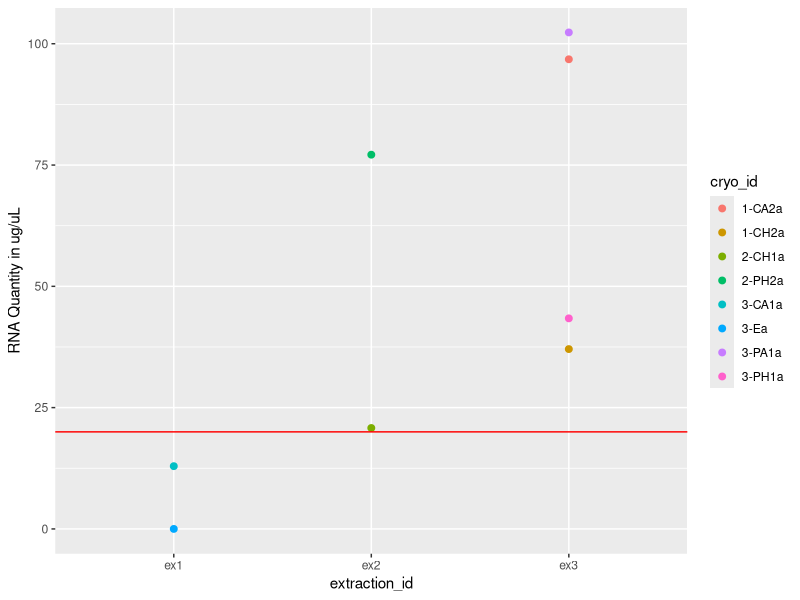
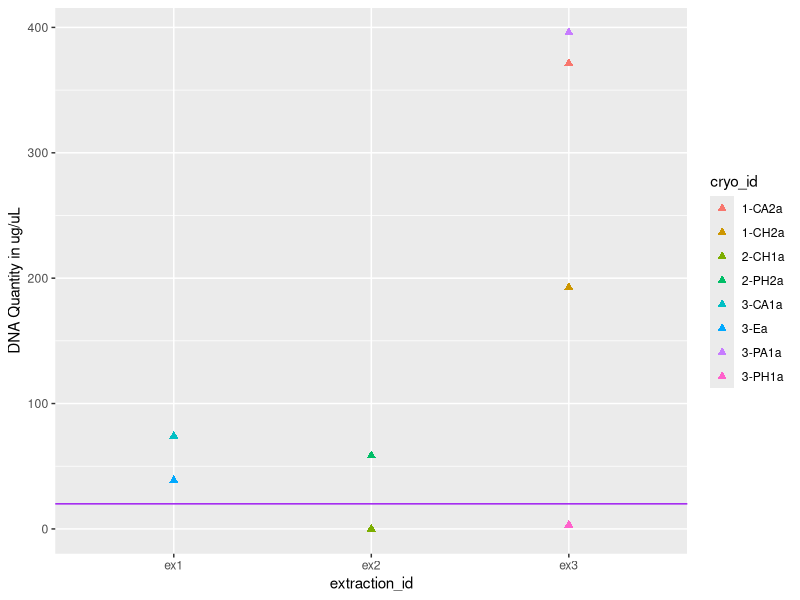
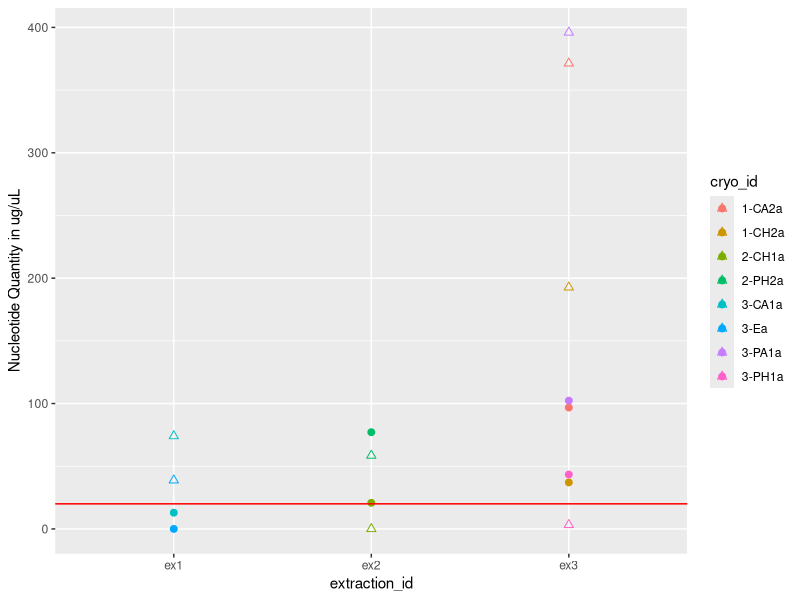

The R source for these figures, in order:
## ---- chunk 1
knitr::opts_chunk$set(echo = TRUE)
## ---- chunk 2
library(tidyverse)
library(ggplot2)
library(readr)
## ---- chunk 3
extr_meta <- read_csv("../data/extractions_metadata.csv")
head(extr_meta)
## ---- chunk 4
extracted <- extr_meta %>%
  filter(!is.na(extraction_id))
head(extracted, 10)

## ---- chunk 5
# Make RNA average column and move to after 3rd reading `qubit_rna_3`
extracted <- extracted %>% 
  mutate(
    qubit_rna_avg = rowMeans(select(.,qubit_rna_1, qubit_rna_2, qubit_rna_3))) %>%
    relocate(qubit_rna_avg, .after = qubit_rna_3) 

# Make DNA average column and move to after 3rd reading `qubit_dna_3`   
extracted <- extracted %>% 
  mutate(   
    qubit_dna_avg = rowMeans(select(.,qubit_dna_1, qubit_dna_2, qubit_dna_3))) %>%
    relocate(qubit_dna_avg, .after = qubit_dna_3)
      

head(extracted)
## ---- chunk 6

## ---- chunk 7
# Create base scatterplot
rna <- ggplot(data = extracted, aes(x = extraction_id, y = qubit_rna_avg, color = cryo_id)) +
  geom_point(size = 2) + 
  ylab("RNA Quantity in ug/uL") + 
  geom_hline(yintercept = 20, linetype = "solid", color = "red")

rna

dna <- ggplot(data = extracted, aes(x = extraction_id, y = qubit_dna_avg, color = cryo_id)) +
  geom_point(size = 2, shape = "triangle") + 
  ylab("DNA Quantity in ug/uL") + 
  geom_hline(yintercept = 20, linetype = "solid", color = "purple")

dna

rna_dna <- rna +
  geom_point(data = extracted, aes(x = extraction_id, y = qubit_dna_avg, color = cryo_id), size = 2, shape = 2) +
  ylab("Nucleotide Quantity in ug/uL")
 

rna_dna

